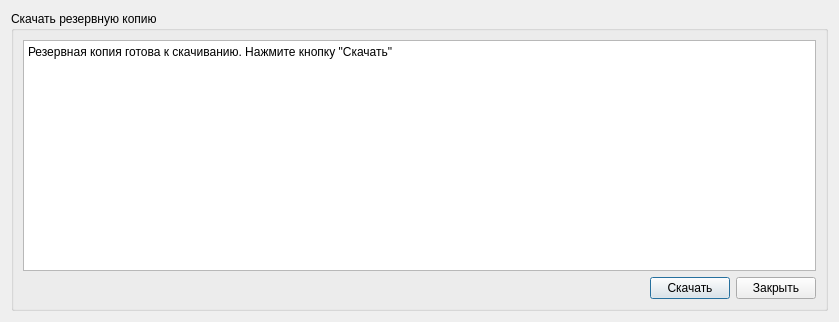
<?xml version="1.0" encoding="UTF-8"?>
<ui version="4.0">
 <class>form_maintenance___backup_restoree_Dialog</class>
 <widget class="QDialog" name="form_maintenance___backup_restoree_Dialog">
  <property name="geometry">
   <rect>
    <x>0</x>
    <y>0</y>
    <width>839</width>
    <height>322</height>
   </rect>
  </property>
  <property name="windowTitle">
   <string>Dialog</string>
  </property>
  <layout class="QVBoxLayout" name="verticalLayout">
   <item>
    <widget class="QGroupBox" name="groupBox">
     <property name="title">
      <string>Скачать резервную копию</string>
     </property>
     <layout class="QVBoxLayout" name="verticalLayout_2">
      <item>
       <widget class="QTextEdit" name="textEdit">
        <property name="html">
         <string>&lt;!DOCTYPE HTML PUBLIC &quot;-//W3C//DTD HTML 4.0//EN&quot; &quot;http://www.w3.org/TR/REC-html40/strict.dtd&quot;&gt;
&lt;html&gt;&lt;head&gt;&lt;meta name=&quot;qrichtext&quot; content=&quot;1&quot; /&gt;&lt;meta charset=&quot;utf-8&quot; /&gt;&lt;style type=&quot;text/css&quot;&gt;
p, li { white-space: pre-wrap; }
hr { height: 1px; border-width: 0; }
li.unchecked::marker { content: &quot;\2610&quot;; }
li.checked::marker { content: &quot;\2612&quot;; }
&lt;/style&gt;&lt;/head&gt;&lt;body style=&quot; font-family:'Segoe UI'; font-size:9pt; font-weight:400; font-style:normal;&quot;&gt;
&lt;p style=&quot; margin-top:0px; margin-bottom:0px; margin-left:0px; margin-right:0px; -qt-block-indent:0; text-indent:0px;&quot;&gt;Резервная копия готова к скачиванию. Нажмите кнопку &amp;quot;Скачать&amp;quot;&lt;/p&gt;&lt;/body&gt;&lt;/html&gt;</string>
        </property>
       </widget>
      </item>
      <item>
       <layout class="QHBoxLayout" name="horizontalLayout">
        <item>
         <spacer name="horizontalSpacer">
          <property name="orientation">
           <enum>Qt::Horizontal</enum>
          </property>
          <property name="sizeHint" stdset="0">
           <size>
            <width>40</width>
            <height>20</height>
           </size>
          </property>
         </spacer>
        </item>
        <item>
         <widget class="QPushButton" name="pushButton_download">
          <property name="text">
           <string>Скачать</string>
          </property>
         </widget>
        </item>
        <item>
         <widget class="QPushButton" name="pushButton_close">
          <property name="text">
           <string>Закрыть</string>
          </property>
         </widget>
        </item>
       </layout>
      </item>
     </layout>
    </widget>
   </item>
  </layout>
 </widget>
 <resources/>
 <connections/>
</ui>
